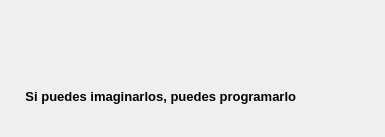
<?xml version="1.0" encoding="UTF-8"?>
<ui version="4.0">
 <class>ayuda</class>
 <widget class="QDialog" name="ayuda">
  <property name="geometry">
   <rect>
    <x>0</x>
    <y>0</y>
    <width>385</width>
    <height>137</height>
   </rect>
  </property>
  <property name="windowTitle">
   <string>Ayuda</string>
  </property>
  <property name="windowIcon">
   <iconset resource="iconos.qrc">
    <normaloff>:/new/prefix1/iconos/informacion.png</normaloff>:/new/prefix1/iconos/informacion.png</iconset>
  </property>
  <layout class="QGridLayout" name="gridLayout_2">
   <item row="0" column="0">
    <layout class="QVBoxLayout" name="verticalLayout">
     <item>
      <layout class="QGridLayout" name="gridLayout">
       <item row="0" column="0">
        <widget class="QPushButton" name="tutorial">
         <property name="text">
          <string/>
         </property>
         <property name="icon">
          <iconset resource="iconos.qrc">
           <normaloff>:/new/prefix1/iconos/youtube.png</normaloff>:/new/prefix1/iconos/youtube.png</iconset>
         </property>
         <property name="flat">
          <bool>true</bool>
         </property>
        </widget>
       </item>
       <item row="0" column="1">
        <widget class="QPushButton" name="pdf">
         <property name="text">
          <string/>
         </property>
         <property name="icon">
          <iconset resource="iconos.qrc">
           <normaloff>:/new/prefix1/iconos/pdf.png</normaloff>:/new/prefix1/iconos/pdf.png</iconset>
         </property>
         <property name="flat">
          <bool>true</bool>
         </property>
        </widget>
       </item>
       <item row="1" column="0">
        <widget class="QPushButton" name="libros">
         <property name="text">
          <string/>
         </property>
         <property name="icon">
          <iconset resource="iconos.qrc">
           <normaloff>:/new/prefix1/iconos/libro.png</normaloff>:/new/prefix1/iconos/libro.png</iconset>
         </property>
         <property name="flat">
          <bool>true</bool>
         </property>
        </widget>
       </item>
       <item row="1" column="1">
        <widget class="QPushButton" name="ats">
         <property name="text">
          <string/>
         </property>
         <property name="icon">
          <iconset resource="iconos.qrc">
           <normaloff>:/new/prefix1/iconos/ats.jpg</normaloff>:/new/prefix1/iconos/ats.jpg</iconset>
         </property>
         <property name="flat">
          <bool>true</bool>
         </property>
        </widget>
       </item>
      </layout>
     </item>
     <item>
      <widget class="QLabel" name="label">
       <property name="font">
        <font>
         <family>Arial</family>
         <pointsize>10</pointsize>
         <bold>true</bold>
        </font>
       </property>
       <property name="text">
        <string>    Si puedes imaginarlos, puedes programarlo</string>
       </property>
      </widget>
     </item>
    </layout>
   </item>
  </layout>
 </widget>
 <resources>
  <include location="iconos.qrc"/>
 </resources>
 <connections/>
</ui>
